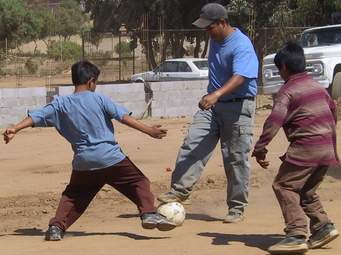
#> input picture sports 1.jpg, 341 x 255 px
$ python main.py
#> lines starting #> are read from the running program, lines starting #| are printed output that depends on the picture
import cv2
import numpy
img1 = cv2.imread('sports 1.jpg',-1)
#> img1 is the input picture: shape (255, 341, 3); mean B, G, R 99.5, 108.7, 125
img2 = cv2.imread('ashwinrr.jfif',-1)
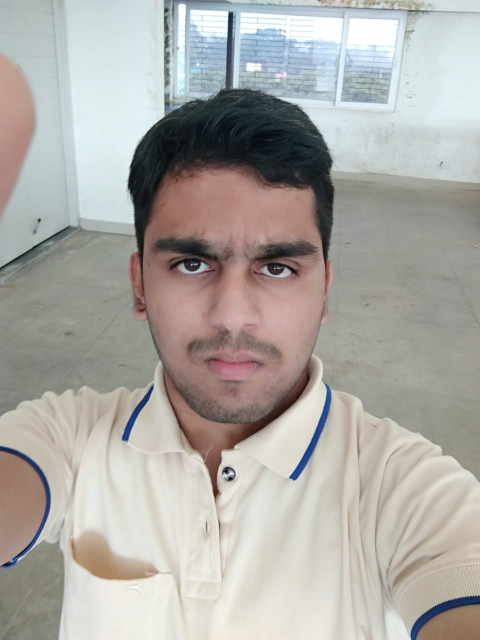
#> input picture ashwinrr.jfif, 959 x 1280 px (shown at 1/2 size)
#> img2 is the input picture: shape (1280, 959, 3); mean B, G, R 165.2, 170.1, 172.8
def show():
    cv2.imshow('img1',img1)
    cv2.waitKey(70000)
    cv2.destroyAllWindows()

def resized_img(width,height):
    resized=cv2.resize(img1,(width,height))
    cv2.imshow('resized',resized)
    cv2.waitKey(70000)
    cv2.destroyAllWindows()

def blur_img(b,a):
    blurred=cv2.GaussianBlur(img1,(b,a),0)
    cv2.imshow('blurred',blurred)
    cv2.waitKey(70000)
    cv2.destroyAllWindows()

def gray():
    gray = cv2.cvtColor(img1,cv2.COLOR_BGR2GRAY)
    cv2.imshow('gray',gray)
    cv2.waitKey(70000)
    cv2.destroyAllWindows()

bord = cv2.copyMakeBorder(img1,10,10,10,10,cv2.BORDER_CONSTANT)
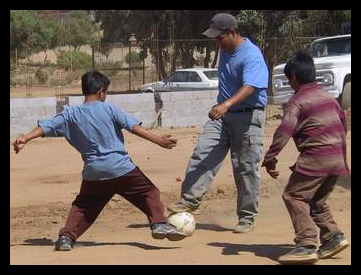
#> bord: shape (275, 361, 3); mean B, G, R 87.2, 95.3, 109.5
cv2.imshow('img',bord)
cv2.waitKey(700000)
cv2.destroyAllWindows()
